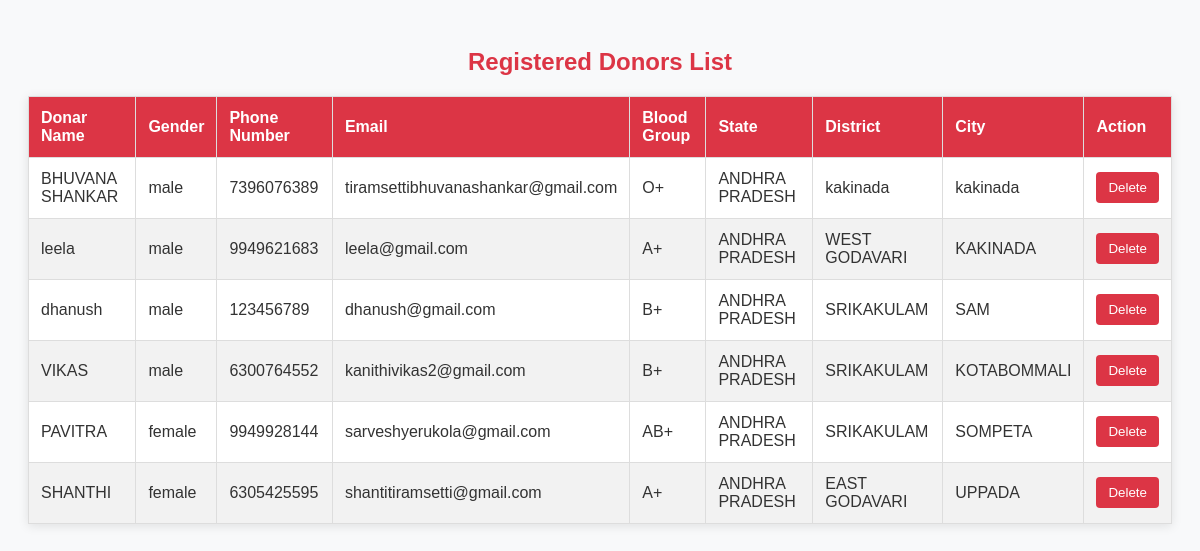
The page /donors.php on the database its author committed.
### tables this page shows
CREATE TABLE `donors` (
  `id` int(11) NOT NULL,
  `donarname` varchar(100) NOT NULL,
  `dob` date NOT NULL,
  `gender` enum('male','female','other') NOT NULL,
  `bloodGroup` enum('A+','A-','B+','B-','AB+','AB-','O+','O-') NOT NULL,
  `contactNumber` bigint(15) NOT NULL,
  `email` varchar(100) NOT NULL,
  `state` varchar(50) NOT NULL,
  `district` varchar(50) NOT NULL,
  `city` varchar(50) NOT NULL,
  `lastDonation` date DEFAULT NULL,
  `consent` tinyint(1) NOT NULL
);

### donors.php (the view, shortened to what this page needs)
<?php
include "db_conn.php";
$sql = "SELECT id, donarname, gender, contactNumber, email, bloodGroup, state, district, city FROM donors";
$result = $conn->query($sql);
?>
<!DOCTYPE html>
<html lang="en">
<head>
</head>
<body>
<h2>Registered Donors List</h2>
<table>
    <thead>
        <tr>
            <th>Donar Name</th>
            <th>Gender</th>
            <th>Phone Number</th>
            <th>Email</th>
            <th>Blood Group</th>
            <th>State</th>
            <th>District</th>
            <th>City</th>
            <th>Action</th>
        </tr>
    </thead>
    <tbody>
        <?php
        if ($result->num_rows > 0) {
            while($row = $result->fetch_assoc()) {
                echo "<tr id='donor-" . $row["id"] . "'>";
                echo "<td>" . $row["donarname"] . "</td>";
                echo "<td>" . $row["gender"] . "</td>";
                echo "<td>" . $row["contactNumber"] . "</td>";
                echo "<td>" . $row["email"] . "</td>";
                echo "<td>" . $row["bloodGroup"] . "</td>";
                echo "<td>" . $row["state"] . "</td>";
                echo "<td>" . $row["district"] . "</td>";
                echo "<td>" . $row["city"] . "</td>";
                echo "<td><button onclick=\"deleteDonor(" . $row['id'] . ")\">Delete</button></td>";
                echo "</tr>";
            }
        } else {
            echo "<tr><td colspan='9'>No donors found</td></tr>";
        }
        ?>
    </tbody>
</table>
</body>
</html>

### donors.php (style rules this page uses)
body { font-family: Arial, sans-serif; background-color: #f8f9fa; padding: 20px; color: #333; }
h2 { text-align: center; color: #dc3545; }
table { width: 100%; border-collapse: collapse; margin: 20px 0; box-shadow: 0 2px 10px rgba(0, 0, 0, 0.1); background-color: white; }
table, th, td { border: 1px solid #ddd; }
th, td { padding: 12px; text-align: left; }
th { background-color: #dc3545; color: white; font-size: 16px; }
tr:nth-child(even) { background-color: #f2f2f2; }
button { padding: 8px 12px; color: white; background-color: #dc3545; border: none; border-radius: 4px; cursor: pointer; transition: background-color 0.3s ease; }

### rows shown on the page
donors: donarname "BHUVANA SHANKAR", gender "male", contactNumber "7396076389", email "tiramsettibhuvanashankar@gmail.com", bloodGroup "O+", state "ANDHRA PRADESH", district "kakinada", city "kakinada"
donors: donarname "leela", gender "male", contactNumber "9949621683", email "leela@gmail.com", bloodGroup "A+", state "ANDHRA PRADESH", district "WEST GODAVARI", city "KAKINADA"
donors: donarname "dhanush", gender "male", contactNumber "123456789", email "dhanush@gmail.com", bloodGroup "B+", state "ANDHRA PRADESH", district "SRIKAKULAM", city "SAM"
donors: donarname "VIKAS", gender "male", contactNumber "6300764552", email "kanithivikas2@gmail.com", bloodGroup "B+", state "ANDHRA PRADESH", district "SRIKAKULAM", city "KOTABOMMALI"
donors: donarname "PAVITRA", gender "female", contactNumber "9949928144", email "sarveshyerukola@gmail.com", bloodGroup "AB+", state "ANDHRA PRADESH", district "SRIKAKULAM", city "SOMPETA"
donors: donarname "SHANTHI", gender "female", contactNumber "6305425595", email "shantitiramsetti@gmail.com", bloodGroup "A+", state "ANDHRA PRADESH", district "EAST GODAVARI", city "UPPADA"
